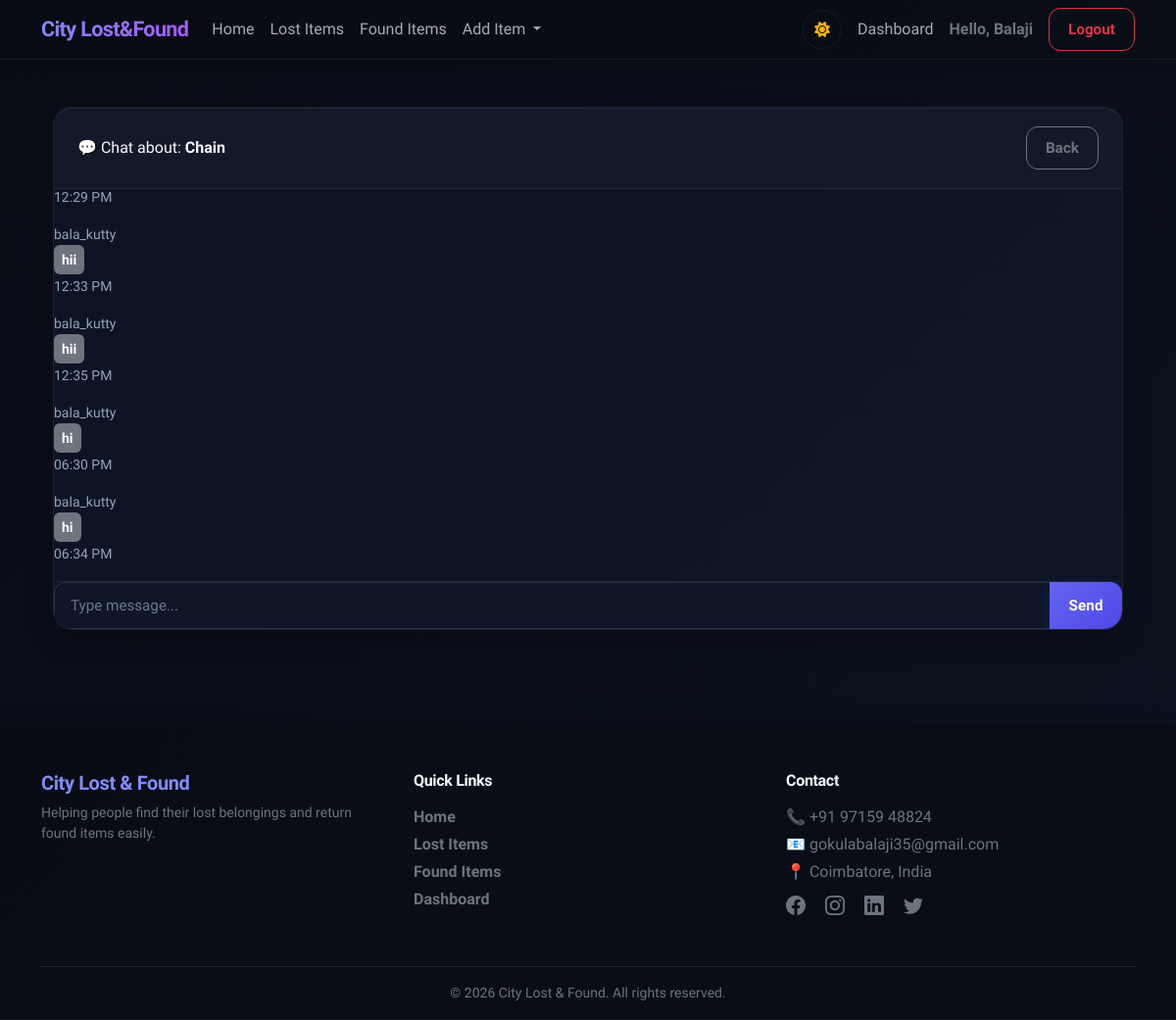
/chat/24/ (signed in), run on the app's committed database.
### items/models.py (models this page shows, shortened)
class Item(models.Model):
    STATUS_CHOICES = (
        ('lost', 'Lost'),
        ('found', 'Found'),
    )
    user = models.ForeignKey(User, on_delete=models.CASCADE, null=True, blank=True, related_name='items')
    title = models.CharField(max_length=100)
    description = models.TextField()
    location = models.CharField(max_length=100)
    date = models.DateField()
    contact_number = models.CharField(max_length=15, blank=True, null=True)
    status = models.CharField(max_length=10, choices=STATUS_CHOICES)
    image = models.ImageField(upload_to='items/', null=True, blank=True)

class Chat(models.Model):
    item = models.ForeignKey(Item, on_delete=models.CASCADE)
    sender = models.ForeignKey(User, on_delete=models.CASCADE, related_name='sent_messages')
    receiver = models.ForeignKey(User, on_delete=models.CASCADE, related_name='received_messages')
    message = models.TextField()
    timestamp = models.DateTimeField(auto_now_add=True)

### items/views.py (the view, shortened to what this page needs)
# urls.py: path('chat/<int:item_id>/', views.chat_view, name='chat'),
@login_required
def chat_view(request, item_id):
    item = get_object_or_404(Item, id=item_id)
    approved = Claim.objects.filter(
        item=item,
        claimant=request.user,
        status='approved'
    ).exists()
    if not (request.user == item.user or approved or request.user.is_superuser):
        return redirect('home')
    chat_messages = Chat.objects.filter(item=item).order_by('timestamp')
    return render(request, 'chat.html', {
        'chat_messages': chat_messages,
        'item': item
    })

### templates/chat.html (shortened to what this page needs)
{% extends 'index.html' %}
{% block content %}
<div class="container mt-4">
    <div class="glass-card shadow">
        <div class="card-header d-flex justify-content-between align-items-center">
            <span>💬 Chat about: <strong>{{ item.title }}</strong></span>
            <a href="{% url 'item_detail' item.id %}" class="btn btn-sm btn-outline-secondary">Back</a>
        </div>
        <div class="card-body" style="height: 400px; overflow-y: auto;" id="chat-box">
            {% for msg in chat_messages %}
                {% if msg.sender == user %}
                <div class="text-end mb-3">
                    <small class="text-muted d-block">You</small>
                    <span class="badge bg-success p-2" style="font-size:14px;">
                        {{ msg.message }}
                    </span>
                    <br>
                    <small class="text-muted">
                        {{ msg.timestamp|date:"h:i A" }}
                    </small>
                </div>
                {% else %}
                <div class="text-start mb-3">
                    <small class="text-muted d-block">
                        {{ msg.sender.username }}
                    </small>
                    <span class="badge bg-secondary p-2" style="font-size:14px;">
                        {{ msg.message }}
                    </span>
                    <br>
                    <small class="text-muted">
                        {{ msg.timestamp|date:"h:i A" }}
                    </small>
                </div>
                {% endif %}
            {% empty %}
                <p class="text-center text-muted">No messages yet</p>
            {% endfor %}
        </div>
        <div class="card-footer">
            <form method="POST">
                <div class="input-group">
                    <input type="text" name="message" class="form-control"
                           placeholder="Type message..." required>
                    <button class="btn gradient-btn">
                        Send
                    </button>
                </div>
            </form>
        </div>
    </div>
</div>
{% endblock %}

### templates/index.html (shortened to what this page needs)
{% load static %}
<!DOCTYPE html>
<html lang="en" data-bs-theme="light">
<head>
    <link href="https://cdn.jsdelivr.net/npm/bootstrap@5.3.2/dist/css/bootstrap.min.css" rel="stylesheet">
    <link href="https://cdn.jsdelivr.net/npm/bootstrap-icons@1.11.1/font/bootstrap-icons.css" rel="stylesheet">
    <link rel="stylesheet" href="https://cdnjs.cloudflare.com/ajax/libs/font-awesome/6.5.0/css/all.min.css">
    <link href="{% static 'css/style.css' %}" rel="stylesheet">
</head>
<body class="d-flex flex-column min-vh-100 {% block body_class %}{% endblock %} fade-in">
    <nav class="navbar navbar-expand-lg glass-nav sticky-top">
        <div class="container">
            <a class="navbar-brand fw-bold" href="{% url 'home' %}">City Lost&Found</a>
            <div class="collapse navbar-collapse" id="navbarNav">
                <ul class="navbar-nav me-auto">
                    <li class="nav-item">
                        <a class="nav-link" href="{% url 'home' %}">Home</a>
                    </li>
                    <li class="nav-item">
                        <a class="nav-link" href="{% url 'list_items' 'lost' %}">Lost Items</a>
                    </li>
                    <li class="nav-item">
                        <a class="nav-link" href="{% url 'list_items' 'found' %}">Found Items</a>
                    </li>
                    <li class="nav-item dropdown">
                        <a class="nav-link dropdown-toggle" href="#" data-bs-toggle="dropdown">
                            Add Item
                        </a>
                    </li>
                </ul>
                <ul class="navbar-nav align-items-center">
                    <li class="nav-item me-2">
                        <button onclick="toggleTheme()" class="theme-toggle-btn" type="button" aria-label="Toggle theme">
                            <i id="themeIcon" class="fa-solid fa-moon"></i>
                        </button>
                    </li>
                    {% if user.is_authenticated %}
                    <li class="nav-item">
                        <a class="nav-link" href="{% url 'dashboard' %}">Dashboard</a>
                    </li>
                    <li class="nav-item">
                        <span class="nav-link text-secondary fw-semibold">
                            Hello,
                            {% if user.first_name %}
                            {{ user.first_name }}
                            {% else %}
                            {{ user.username }}
                            {% endif %}
                        </span>
                    </li>
                    <li class="nav-item">
                        <form action="{% url 'logout' %}" method="post" class="d-inline">
                            <button type="submit" class="btn btn-outline-danger btn-sm ms-2">Logout</button>
                        </form>
                    </li>
                    {% endif %}
                </ul>
            </div>
        </div>
    </nav>
    <div class="container mt-4 mb-5">
        <main class="flex-grow-1">
            {% block content %}{% endblock %}
        </main>
    </div>
    <footer class="pt-5 pb-3 mt-5 glass-nav text-secondary">
        <div class="container">
            <div class="row">
                <div class="col-md-4 mb-4">
                    <h5 class="fw-bold text-primary">City Lost & Found</h5>
                    <p class="small">
                        Helping people find their lost belongings and return found items easily.
                    </p>
                </div>
                <div class="col-md-4 mb-4">
                    <h6 class="fw-bold mb-3">Quick Links</h6>
                    <ul class="list-unstyled">
                        <li class="mb-1"><a href="{% url 'home' %}" class="text-secondary text-decoration-none">Home</a></li>
                        <li class="mb-1"><a href="{% url 'list_items' 'lost' %}" class="text-secondary text-decoration-none">Lost Items</a></li>
                        <li class="mb-1"><a href="{% url 'list_items' 'found' %}" class="text-secondary text-decoration-none">Found Items</a></li>
                        <li class="mb-1"><a href="{% url 'dashboard' %}" class="text-secondary text-decoration-none">Dashboard</a></li>
                    </ul>
                </div>
                <div class="col-md-4 mb-4">
                    <h6 class="fw-bold mb-3">Contact</h6>
                    <p class="mb-1">📞 +91 97159 48824</p>
                    <p class="mb-1">📧 gokulabalaji35@gmail.com</p>
                    <p class="mb-2">📍 Coimbatore, India</p>
                    <div class="mt-2">
                        <a href="#" class="text-secondary me-3 fs-5"><i class="bi bi-facebook"></i></a>
                        <a href="#" class="text-secondary me-3 fs-5"><i class="bi bi-instagram"></i></a>
                        <a href="#" class="text-secondary me-3 fs-5"><i class="bi bi-linkedin"></i></a>
                        <a href="#" class="text-secondary fs-5"><i class="bi bi-twitter"></i></a>
                    </div>
                </div>
            </div>
            <hr class="border-secondary opacity-25">
            <div class="text-center small">
                © 2026 City Lost & Found. All rights reserved.
            </div>
        </div>
    </footer>
</body>
</html>

### data on the page
Item: title "Chain"
Chat: timestamp "12:29 PM"
Chat: sender.username "bala_kutty", message "hii", timestamp "12:33 PM"
Chat: sender.username "bala_kutty", message "hii", timestamp "12:35 PM"
Chat: sender.username "bala_kutty", message "hi", timestamp "06:30 PM"
Chat: sender.username "bala_kutty", message "hi", timestamp "06:34 PM"

### other printed values
{{ user.username }} "Balaji"
